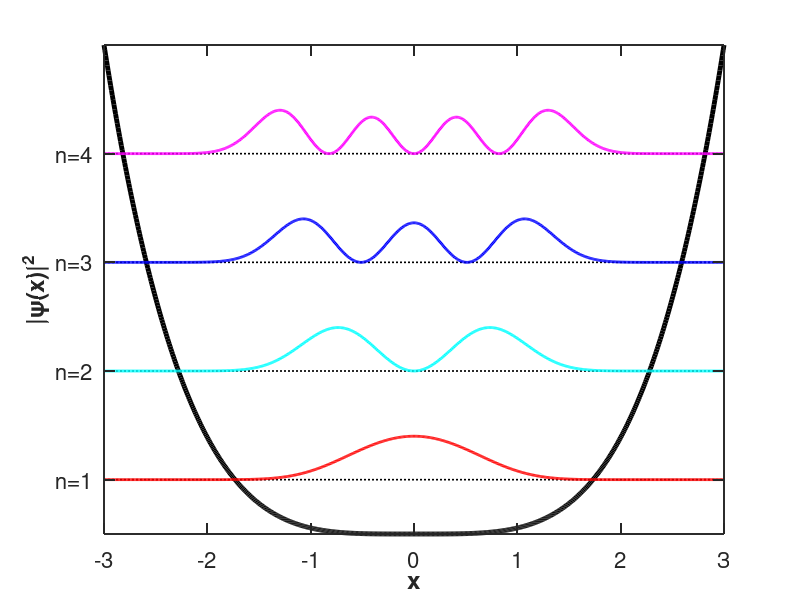

Write MATLAB code to recreate this figure.
clear; clc;

% ---- Load stitched modes (change names if yours differ) ----
m1 = load('qw_n0.dat');   % ground state
m2 = load('qw_n1.dat');   % 1st excited
m3 = load('qw_n2.dat');   % 2nd excited
m4 = load('qw_n3.dat');   % 3rd excited
% m5 = load('qw_n10.dat');  % example extra state

x1 = m1(:,1); psi1 = m1(:,5); V1 = m1(:,2);
x2 = m2(:,1); psi2 = m2(:,5); V2 = m2(:,2);
x3 = m3(:,1); psi3 = m3(:,5); V3 = m3(:,2);
x4 = m4(:,1); psi4 = m4(:,5); V4 = m4(:,2);
% x5 = m5(:,1); psi5 = m5(:,3); V5 = m5(:,2);

% ---------------- crop to x in [xlo, xhi] ----------------
xlo = -3; xhi = 3;
mask1 = (x1>=xlo & x1<=xhi); x1 = x1(mask1); psi1 = psi1(mask1); V1 = V1(mask1);
mask2 = (x2>=xlo & x2<=xhi); x2 = x2(mask2); psi2 = psi2(mask2); V2 = V2(mask2);
mask3 = (x3>=xlo & x3<=xhi); x3 = x3(mask3); psi3 = psi3(mask3); V3 = V3(mask3);
mask4 = (x4>=xlo & x4<=xhi); x4 = x4(mask4); psi4 = psi4(mask4); V4 = V4(mask4);
% mask5 = (x5>=xlo & x5<=xhi); x5 = x5(mask5); psi5 = psi5(mask5); V5 = V5(mask5);

% Use one grid for potential outline (after cropping)
xV = x4; V = V4;

% ---- Normalize wavefunctions *after* cropping ----
psi1 = psi1 ./ max(abs(psi1));
psi2 = psi2 ./ max(abs(psi2));
psi3 = psi3 ./ max(abs(psi3));
psi4 = psi4 ./ max(abs(psi4));
% psi5 = psi5 ./ max(abs(psi5));

% ---- Display offsets (just for stacking) ----
E1 = 1.0; E2 = 3.0; E3 = 5.0; E4 = 7.0; % E5 = 9.0;

amp = 0.8;                      % visual amplitude scale
y1 = E1 + amp*psi1;
y2 = E2 + amp*psi2;
y3 = E3 + amp*psi3;
y4 = E4 + amp*psi4;
% y5 = E5 + amp*psi5;

% ---- Scale the potential to sit below the top state (use cropped V) ----
maxV = max(V);
targetTop = E4 + 2.0;
s = (targetTop) / maxV;
yV = s * V;

% ---- Plot ----
figure(1); clf; hold on;

% Potential outline
plot(xV, yV, 'k-', 'LineWidth', 3.5, 'HandleVisibility', 'off');

% Energy guide lines (no legend entry)
plot([xlo xhi],[E1 E1],'k:','LineWidth',1.2,'HandleVisibility','off');
plot([xlo xhi],[E2 E2],'k:','LineWidth',1.2,'HandleVisibility','off');
plot([xlo xhi],[E3 E3],'k:','LineWidth',1.2,'HandleVisibility','off');
plot([xlo xhi],[E4 E4],'k:','LineWidth',1.2,'HandleVisibility','off');

% Wavefunctions
p1 = plot(x1, y1, 'r-', 'LineWidth', 2);
p2 = plot(x2, y2, 'c-', 'LineWidth', 2);
p3 = plot(x3, y3, 'b-', 'LineWidth', 2);
p4 = plot(x4, y4, 'm-', 'LineWidth', 2);
% p5 = plot(x5, y5, 'g-', 'LineWidth', 2);

% ---- Axes styling: boxed axes with ticks inward ----
xlabel('x','FontSize',20,'FontWeight','bold');
ylabel('|\psi(x)|^2','FontSize',20,'FontWeight','bold');

ax = gca;
set(ax, ...
    'Box','on', ...             % draw full box
    'LineWidth',1.4, ...
    'TickDir','in', ...         % ticks inward
    'TickLength',[0.018 0.018], ...
    'XMinorTick','off','YMinorTick','off', ...
    'Layer','top', ...          % draw ticks/box above plotted lines
    'FontSize',16);

% y-ticks as n-labels
yticks([E1 E2 E3 E4]);
yticklabels({'n=1','n=2','n=3','n=4'});

xlim([xlo xhi]);
ylim([0, targetTop]);

set(gcf,'color','w'); drawnow;

% Save
print(gcf,'qw_psi2_boxed','-dpng','-r300');

